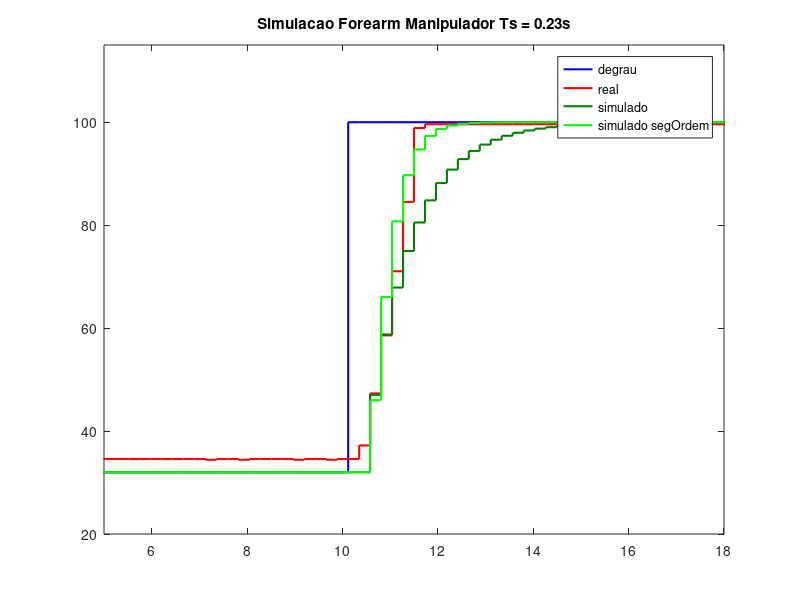
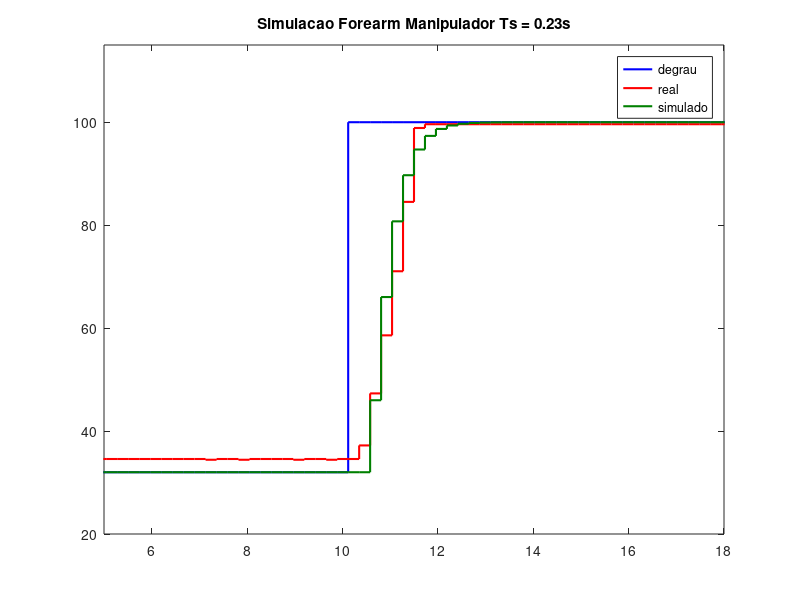
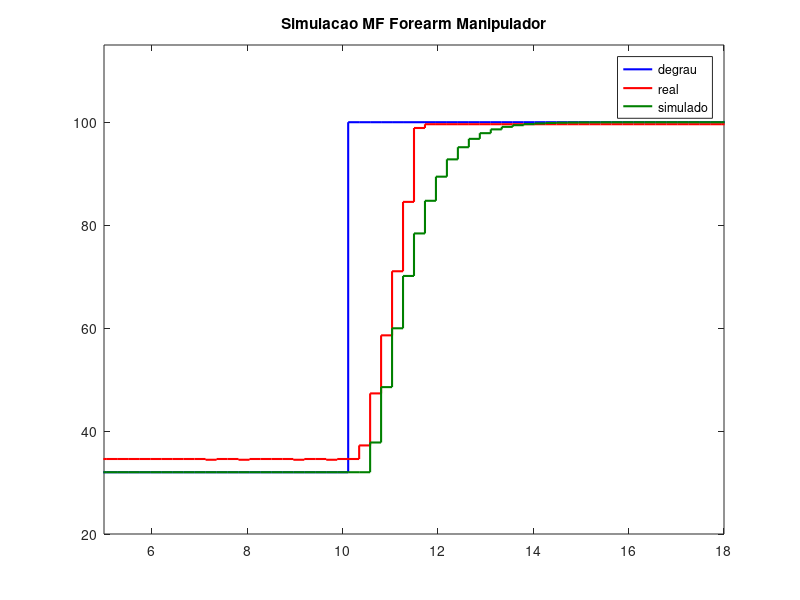

The MATLAB source for these figures, in order:
clc;
close all;

load('inputForearm0_23.mat')
load('outputForearm0_23.mat')

darkGreen = [0, 0.5, 0];
darknessGreen = [0, 0.1, 0];

% Um polo - Discreto direto
tfForearm0_23 = tf(1,[.92 1])
tfForearm0_23 = c2d(tfForearm0_23, 0.23,'zoh')
% Dois polos c2d (MELHOR RESULTADO)
tfForearm0_23_segOrdem = tf([13.3384],[1 7.3043 13.3384])
tfForearm0_23_segOrdem = c2d(tfForearm0_23_segOrdem, 0.23,'zoh')

timeForearm0_23 = 0:0.23:19.78;

refForearm0_23_estab = zeros(1,187);
timeForearm0_23_estab = 0:0.23:42.78;

for idx = 1:187
    if idx <= 145
        refForearm0_23_estab(1,idx) = 32;
    else
        refForearm0_23_estab(1,idx) = 100;
    end
end

resultStepForearm0_23 = lsim(tfForearm0_23,refForearm0_23_estab,timeForearm0_23_estab);
resultStepForearm0_23_segOrdem = lsim(tfForearm0_23_segOrdem,refForearm0_23_estab,timeForearm0_23_estab);

figure(1)
stairs(timeForearm0_23(1,:),inputForearm0_23(:,1),'b', 'LineWidth', 1.5);
hold on
stairs(timeForearm0_23(1,:),outputForearm0_23(:,1),'r', 'LineWidth', 1.5);
hold on
stairs(timeForearm0_23(1,:),resultStepForearm0_23(101:187,1),'Color',darkGreen, 'LineWidth', 1.5);
hold on
stairs(timeForearm0_23(1,:),resultStepForearm0_23_segOrdem(101:187,1),'g', 'LineWidth', 1.5);
axis([5 18 20 115])
legend('degrau','real','simulado', 'simulado segOrdem')
title('Simulacao Forearm Manipulador Ts = 0.23s')

figure(2)
stairs(timeForearm0_23(1,:),inputForearm0_23(:,1),'b', 'LineWidth', 1.5);
hold on
stairs(timeForearm0_23(1,:),outputForearm0_23(:,1),'r', 'LineWidth', 1.5);
hold on
stairs(timeForearm0_23(1,:),resultStepForearm0_23_segOrdem(101:187,1),'Color',darkGreen, 'LineWidth', 1.5);
axis([5 18 20 115])
legend('degrau','real','simulado')
title('Simulacao Forearm Manipulador Ts = 0.23s')


% ----------------------------- MALHA FECHADA ----------------------------

% C_BASE = C_FOREARM = ( 3.74*s + 3.4 ) / s
% 
% pid = kp + ki/s + kd*s
% 
% Zero = -0.909090
% Polo = 0
% 
% Kp = 3.74
% Ki = 3.4

% c_pi = tf([3.74 3.4],[1 0])
% c_pi = c2d(c_pi,0.23,'zoh')
c_pi = tf([0.41305 -0.200783605],[1 -1],0.23)
mf_forearm = feedback(c_pi*tfForearm0_23_segOrdem,1)

result_mf_step_forearm = lsim(mf_forearm,refForearm0_23_estab,timeForearm0_23_estab);

figure(3)
stairs(timeForearm0_23(1,:),inputForearm0_23(:,1),'b', 'LineWidth', 1.5);
hold on
stairs(timeForearm0_23(1,:),outputForearm0_23(:,1),'r', 'LineWidth', 1.5);
hold on
stairs(timeForearm0_23(1,:),result_mf_step_forearm(101:187,1),'b','Color',darkGreen, 'LineWidth', 1.5);
axis([5 18 20 115])
legend('degrau','real','simulado')
title('Simulacao MF Forearm Manipulador')
